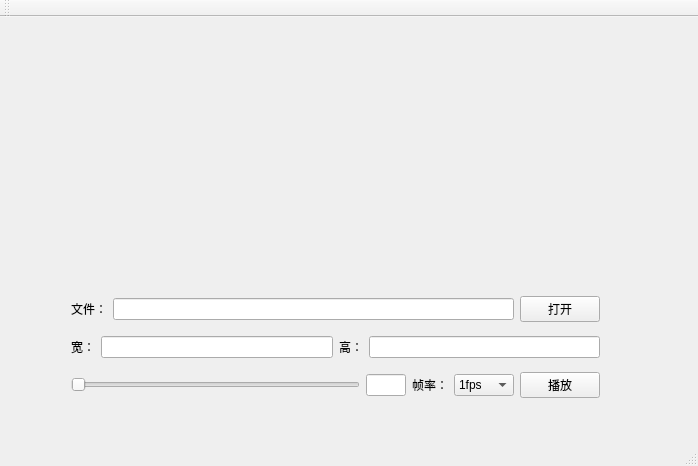
<?xml version="1.0" encoding="UTF-8"?>
<ui version="4.0">
 <class>MainWindow</class>
 <widget class="QMainWindow" name="MainWindow">
  <property name="geometry">
   <rect>
    <x>0</x>
    <y>0</y>
    <width>698</width>
    <height>466</height>
   </rect>
  </property>
  <property name="windowTitle">
   <string>MainWindow</string>
  </property>
  <widget class="QWidget" name="centralWidget">
   <widget class="QWidget" name="layoutWidget">
    <property name="geometry">
     <rect>
      <x>60</x>
      <y>260</y>
      <width>551</width>
      <height>141</height>
     </rect>
    </property>
    <layout class="QVBoxLayout" name="verticalLayout">
     <item>
      <layout class="QHBoxLayout" name="horizontalLayout">
       <item>
        <widget class="QLabel" name="label_2">
         <property name="text">
          <string>文件：</string>
         </property>
        </widget>
       </item>
       <item>
        <widget class="QLineEdit" name="lineEdit_filepath"/>
       </item>
       <item>
        <widget class="QPushButton" name="actionOpenVideo">
         <property name="text">
          <string>打开</string>
         </property>
        </widget>
       </item>
      </layout>
     </item>
     <item>
      <layout class="QHBoxLayout" name="horizontalLayout_2">
       <item>
        <widget class="QLabel" name="label_4">
         <property name="text">
          <string>宽：</string>
         </property>
        </widget>
       </item>
       <item>
        <widget class="QLineEdit" name="lineEdit_width"/>
       </item>
       <item>
        <widget class="QLabel" name="label_3">
         <property name="text">
          <string>高：</string>
         </property>
        </widget>
       </item>
       <item>
        <widget class="QLineEdit" name="lineEdit_height"/>
       </item>
      </layout>
     </item>
     <item>
      <layout class="QHBoxLayout" name="horizontalLayout_3">
       <item>
        <widget class="QSlider" name="slider_progress">
         <property name="orientation">
          <enum>Qt::Horizontal</enum>
         </property>
        </widget>
       </item>
       <item>
        <widget class="QLineEdit" name="slider_value">
         <property name="maximumSize">
          <size>
           <width>40</width>
           <height>16777215</height>
          </size>
         </property>
        </widget>
       </item>
       <item>
        <widget class="QLabel" name="label_5">
         <property name="text">
          <string>帧率：</string>
         </property>
        </widget>
       </item>
       <item>
        <widget class="QComboBox" name="fpsBox">
         <item>
          <property name="text">
           <string>1fps</string>
          </property>
         </item>
         <item>
          <property name="text">
           <string>2fps</string>
          </property>
         </item>
         <item>
          <property name="text">
           <string>3fps</string>
          </property>
         </item>
         <item>
          <property name="text">
           <string>4fps</string>
          </property>
         </item>
         <item>
          <property name="text">
           <string>5fps</string>
          </property>
         </item>
         <item>
          <property name="text">
           <string>6fps</string>
          </property>
         </item>
         <item>
          <property name="text">
           <string>7fps</string>
          </property>
         </item>
         <item>
          <property name="text">
           <string>8fps</string>
          </property>
         </item>
         <item>
          <property name="text">
           <string>9fps</string>
          </property>
         </item>
         <item>
          <property name="text">
           <string>10fps</string>
          </property>
         </item>
         <item>
          <property name="text">
           <string>11fps</string>
          </property>
         </item>
         <item>
          <property name="text">
           <string>12fps</string>
          </property>
         </item>
         <item>
          <property name="text">
           <string>13fps</string>
          </property>
         </item>
         <item>
          <property name="text">
           <string>14fps</string>
          </property>
         </item>
         <item>
          <property name="text">
           <string>15fps</string>
          </property>
         </item>
         <item>
          <property name="text">
           <string>16fps</string>
          </property>
         </item>
         <item>
          <property name="text">
           <string>17fps</string>
          </property>
         </item>
         <item>
          <property name="text">
           <string>18fps</string>
          </property>
         </item>
         <item>
          <property name="text">
           <string>19fps</string>
          </property>
         </item>
         <item>
          <property name="text">
           <string>20fps</string>
          </property>
         </item>
         <item>
          <property name="text">
           <string>21fps</string>
          </property>
         </item>
         <item>
          <property name="text">
           <string>22fps</string>
          </property>
         </item>
         <item>
          <property name="text">
           <string>23fps</string>
          </property>
         </item>
         <item>
          <property name="text">
           <string>24fps</string>
          </property>
         </item>
         <item>
          <property name="text">
           <string>25fps</string>
          </property>
         </item>
         <item>
          <property name="text">
           <string>26fps</string>
          </property>
         </item>
         <item>
          <property name="text">
           <string>27fps</string>
          </property>
         </item>
         <item>
          <property name="text">
           <string>28fps</string>
          </property>
         </item>
         <item>
          <property name="text">
           <string>29fps</string>
          </property>
         </item>
         <item>
          <property name="text">
           <string>30fps</string>
          </property>
         </item>
        </widget>
       </item>
       <item>
        <widget class="QPushButton" name="But_play">
         <property name="text">
          <string>播放</string>
         </property>
        </widget>
       </item>
      </layout>
     </item>
    </layout>
   </widget>
   <widget class="QWidget" name="widget" native="true">
    <property name="geometry">
     <rect>
      <x>160</x>
      <y>50</y>
      <width>391</width>
      <height>151</height>
     </rect>
    </property>
    <property name="styleSheet">
     <string notr="true">widget-&gt;setStyleSheet(&quot;background-color: black;&quot;);</string>
    </property>
   </widget>
  </widget>
  <widget class="QMenuBar" name="menuBar">
   <property name="geometry">
    <rect>
     <x>0</x>
     <y>0</y>
     <width>698</width>
     <height>23</height>
    </rect>
   </property>
  </widget>
  <widget class="QToolBar" name="mainToolBar">
   <attribute name="toolBarArea">
    <enum>TopToolBarArea</enum>
   </attribute>
   <attribute name="toolBarBreak">
    <bool>false</bool>
   </attribute>
  </widget>
  <widget class="QStatusBar" name="statusBar"/>
 </widget>
 <layoutdefault spacing="6" margin="11"/>
 <resources/>
 <connections/>
</ui>
